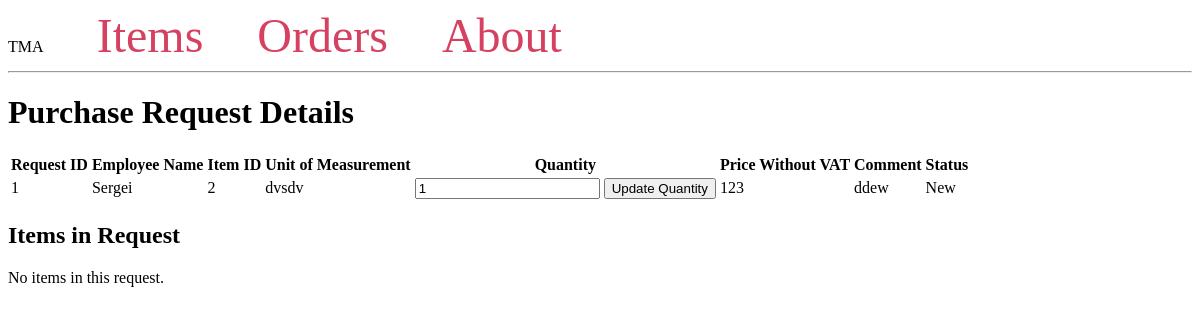
Screenshot of /orders/order/1 with the database file from the repository.
### tables this page shows
CREATE TABLE TMARequests (
    RequestID INTEGER PRIMARY KEY,
    EmployeeName VARCHAR(255) NOT NULL,
    ItemID INTEGER NOT NULL,
    UnitOfMeasurement VARCHAR(255) NOT NULL,
    Quantity INTEGER NOT NULL,
    PriceWithoutVAT DECIMAL(10, 2) NOT NULL,
    Comment TEXT,
    Status VARCHAR(255) DEFAULT 'New',
    FOREIGN KEY (ItemID) REFERENCES Items(ItemID)
);

### app.py (the view, shortened to what this page needs)
@app.route('/orders/order/<int:request_id>', methods=['GET', 'POST'])
def view_purchase_request(request_id):
    conn = get_db_connection()
    request_info = conn.execute('SELECT * FROM TMARequests WHERE RequestID = ?', (request_id,)).fetchone()
    items = conn.execute('SELECT * FROM TMARequestRows WHERE RequestID = ?', (request_id,)).fetchall()
    conn.close()
    if request_info is None:
        flash('Purchase request not found.', 'error')
        return redirect(url_for('purchase_requests'))
    return render_template('view_purchase_request.html', request_info=request_info, items=items)

### app.py (called while the page is built)
def get_db_connection():
    conn = sqlite3.connect('db/database.db')
    conn.row_factory = sqlite3.Row
    return conn

### app/templates/view_purchase_request.html (shortened to what this page needs)
{% extends 'base.html' %}
{% block content %}
<h1>Purchase Request Details</h1>
<table>
    <tr>
        <th>Request ID</th>
        <th>Employee Name</th>
        <th>Item ID</th>
        <th>Unit of Measurement</th>
        <th>Quantity</th>
        <th>Price Without VAT</th>
        <th>Comment</th>
        <th>Status</th>
    </tr>
    <tr>
        <td>{{ request_info['RequestID'] }}</td>
        <td>{{ request_info['EmployeeName'] }}</td>
        <td>{{ request_info['ItemID'] }}</td>
        <td>{{ request_info['UnitOfMeasurement'] }}</td>
        <td>
            <form method="post" action="{{ url_for('routes.requests.update_quantity', request_id=request_info['RequestID']) }}">
                <input type="number" name="quantity" value="{{ request_info['Quantity'] }}" min="1">
                <button type="submit">Update Quantity</button>
            </form>
        </td>
        <td>{{ request_info['PriceWithoutVAT'] }}</td>
        <td>{{ request_info['Comment'] }}</td>
        <td>{{ request_info['Status'] }}</td>
    </tr>
</table>
<h2>Items in Request</h2>
{% if items %}
<table>
    <tr>
        <th>Item ID</th>
        <th>Unit of Measurement</th>
        <th>Quantity</th>
        <th>Price Without VAT</th>
        <th>Comment</th>
    </tr>
    {% for item in items %}
    <tr>
        <td>{{ item['ItemID'] }}</td>
        <td>{{ item['UnitOfMeasurement'] }}</td>
        <td>{{ item['Quantity'] }}</td>
        <td>{{ item['PriceWithoutVAT'] }}</td>
        <td>{{ item['Comment'] }}</td>
    </tr>
    {% endfor %}
</table>
<form method="post" action="{{ url_for('routes.requests.confirm_purchase_request', request_id=request_info['RequestID']) }}">
    <button type="submit">Confirm Request</button>
</form>
<form method="post" action="{{ url_for('routes.requests.reject_purchase_request', request_id=request_info['RequestID']) }}">
    <label for="reject-comment">Reject Request with Comment:</label>
    <input type="text" id="reject-comment" name="comment">
    <button type="submit">Reject Request</button>
</form>
{% else %}
<p>No items in this request.</p>
{% endif %}
{% endblock %}

### rows the page displays
TMARequests: RequestID "1", EmployeeName "Sergei", ItemID "2", UnitOfMeasurement "dvsdv", quantity "1", PriceWithoutVAT "123", Comment "ddew", Status "New"
